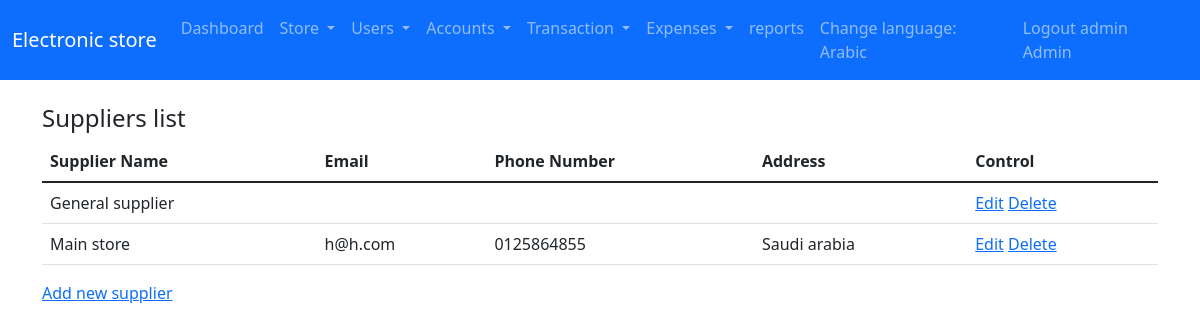
The app's page /suppliers (signed in) with its own data.
### tables this page shows
CREATE TABLE `app_suppliers` (
  `id` int UNSIGNED NOT NULL,
  `name` varchar(40) NOT NULL,
  `phone_number` varchar(15) DEFAULT NULL,
  `email` varchar(40) DEFAULT NULL,
  `address` varchar(50) DEFAULT NULL
);

### app/controllers/abstractcontroller.php (called while the page is built, shortened)
<?php
class AbstractController
{
	protected $_controller;
	protected $_action;
    protected $_template;
    protected $_registry;
    protected $_data = [];
	public function setController($controllerName)
	{
		$this->_controller = $controllerName;
	}
	public function setAction($actionName)
	{
		$this->_action = $actionName;
	}
    public function setTemplate($template)
    {
        $this->_template = $template;
    }
    public function setRegistry($registry)
    {
        $this->_registry = $registry;
    }
	protected function _view()
	{
		$view = VIEWS_PATH . $this->_controller . DS . $this->_action . '.view.php';
				$this->_data = array_merge($this->_data , $this->language->getDictionary());
                $this->_template->setRegistry($this->_registry);
                $this->_template->setActionViewFile($view);
                $this->_template->setAppData($this->_data);
                $this->_template->renderApp();
	}
}

### app/controllers/supplierscontroller.php (called while the page is built, shortened)
<?php
class SuppliersController extends AbstractController
{
    public function defaultAction()
    {
        $this->_data['suppliers'] = SuppliersModel::getAll();
        $this->_view();
    }
}

### app/lib/frontcontroller.php (called while the page is built, shortened)
<?php
class FrontController
{
    private $_controller = 'index';
    private $_action = 'default';
    private $_params = array();
    private $_template;
    private $_registry;
	public function __construct(Template $template, Registry $registry , Authentication $auth)
	{
        $this->_template = $template;
        $this->_registry = $registry;
	}
    private function _parseUrl()
    {
        $url = parse_url($_SERVER['REQUEST_URI'], PHP_URL_PATH);
        $url = trim($url, '/');
        $url = explode('/',$url , 3);
        if(isset($url[0]) && $url[0] != '') {
            $this->_controller = $url[0];
        }
    }
    public function dispatch()
    {
	  $actionName = $this->_action . 'Action';
	 $controller = new $controllerClassName;
	 $controller->setController($this->_controller);
	 $controller->setAction($this->_action);
	 $controller->setParams($this->_params);
     $controller->setTemplate($this->_template);
     $controller->setRegistry($this->_registry);
	 $controller->$actionName();
    }
}

### public/index.php (called while the page is built, shortened)
<?php
require_once APP_PATH. DS .'lib/autoload.php';
$session = new LIB\SessionManager();
$session->start();
$template_parts = require_once APP_PATH . DS . 'config' . DS . 'templateconfig.php';
$template = new LIB\Template($template_parts);
$language = new LIB\Language();
$registry = Registry::getInstance();
$registry->session = $session;
$registry->language = $language;
$messenger = Messenger::getInstance($session);
$registry->messenger = $messenger;
$authentication = Authentication::getInstance($session);
$frontController = new FrontController($template,$registry,$authentication);
$frontController->dispatch();

### app/lib/autoload.php (called while the page is built, shortened)
<?php
class AutoLoad
{
	public static function autoload($className)
	{
		$className = str_replace('PHPMVC' , '' , $className);
		$className = str_replace('\\' , '/' , $className);
		$className = strtolower($className);
		$className = $className . '.php';
	}
}

### app/lib/database/databasehandler.php (called while the page is built, shortened)
<?php
abstract class DatabaseHandler
{
    public static function factory()
    {
        $driver = DATABASE_CONN_DRIVER;
        if ($driver == self::DATABASE_DRIVER_POD) {
            return PDODatabaseHandler::getInstance();
        } elseif ($driver == self::DATABASE_DRIVER_MYSQLI) {
            return MySQLiDatabaseHandler::getInstance();
        }
    }
}

### app/lib/database/pdodatabasehandler.php (called while the page is built, shortened)
<?php
class PDODatabaseHandler extends DatabaseHandler
{
    private static $_instance;
    private static $_handler;
    public function __call($name, $arguments)
    {
        return call_user_func_array(array(&self::$_handler, $name), $arguments);
    }
    protected static function init()
    {
        try {
            self::$_handler = new \PDO(
                'mysql:host=' . DATABASE_HOST_NAME . ';dbname=' . DATABASE_DB_NAME,
                DATABASE_USER_NAME, DATABASE_PASSWORD, array(
                    \PDO::ATTR_ERRMODE => \PDO::ERRMODE_WARNING,
                    \PDO::MYSQL_ATTR_INIT_COMMAND => 'SET NAMES utf8'
                )
            );
        } catch (\PDOException $e) {
echo "not connected";
        }
    }
    public static function getInstance()
    {
        if(self::$_instance === null) {
            self::$_instance = new self();
        }
        return self::$_instance;
    }
}

### app/models/abstractmodel.php (called while the page is built, shortened)
<?php
class AbstractModel
{
    public static function getAll()
    {
        $sql = 'SELECT * FROM ' . static::$tableName;
        $stmt = DatabaseHandler::factory()->prepare($sql);
        $stmt->execute();
        if(method_exists(get_called_class(), '__construct')) {
            $results = $stmt->fetchAll(\PDO::FETCH_CLASS | \PDO::FETCH_PROPS_LATE, get_called_class(), array_keys(static::$tableSchema));
        } else {
            $results = $stmt->fetchAll(\PDO::FETCH_CLASS, get_called_class());
        }
        if ((is_array($results) && !empty($results))) {
            return new \ArrayIterator($results);
        };
        return false;
    }
}

### app/views/suppliers/default.view.php (the view)
<div class="container">
        <h4><?= @$text_start_line?></h4>
              <table class="table border-1">
                  <thead>
                  <tr>
                  <th><?= @$text_name?></th>
                  <th><?= @$text_email?></th>
                  <th><?= @$text_phone_number?></th>
                  <th><?= @$text_address?></th>
                  <th><?= @$text_control?></th>
                  </tr>
                  </thead>
                  <tbody>
                  <?php
                  if(false !== $suppliers) {
                      foreach($suppliers as $supplier) {
                  ?>
                  <tr>
                  <td><?= $supplier->name?></td>
                  <td><?= $supplier->email?></td>
                  <td><?= $supplier->phone_number?></td>
                  <td><?= $supplier->address?></td>
                      <td>
                          <a href="/suppliers/edit/<?=$supplier->id?>">Edit</a>
                          <a href="/suppliers/delete/<?=$supplier->id?>" onclick="if(!confirm('Do you want to delete this employee')) return false;"> Delete  </a>
                      </td>
                  </tr>
                  <?php
                      }
                  } else {
                      ?>
                      <td colspan="5"> <?= @$text_no_data_message?></td>
                      <?php
                  }
                  ?>
                  </tbody>
              </table>
		<a href="/suppliers/create"> <?= @$text_new_item ?></a>
  </div>

### app/lib/template.php (shortened to what this page needs)
<?php
class Template
{
    private $_templateParts;
    private $_action_view;
	public function __construct(array $parts)
    {
        $this->_templateParts = $parts;
    }
    public function setActionViewFile($path)
    {
       $this->_action_view = $path;
    }
    private function renderTemplateHeaderStart()
    {
        require_once TEMPLATE_PATH . 'templateheadstart.php';
    }
     private function renderTemplateHeaderEnd()
    {
        require_once TEMPLATE_PATH . 'templateheadend.php';
    }
     private function renderTemplateFooter()
    {
        require_once TEMPLATE_PATH . 'templatefooter.php';
    }
    private function renderTemplateBlooks()
    {
        if(!array_key_exists('template' , $this->_templateParts)) {
            trigger_error('Sorry you have to define the template blocks' , E_USER_WARNING);
        } else {
            $parts = $this->_templateParts['template'];
            if(!empty($parts)) {
                foreach ($parts as $partkey => $filePath) {
                    if($partkey== ':view') {
                        require_once $this->_action_view;
                    } else {
                        require_once $filePath;
                    }
                }
            }
        }
    }
    public function renderApp()
    {
        $this->renderTemplateBlooks();
    }
}

### records on screen
app_suppliers: name "General supplier"
app_suppliers: name "Main store", email "h@h.com", phone_number "0125864855", address "Saudi arabia"
